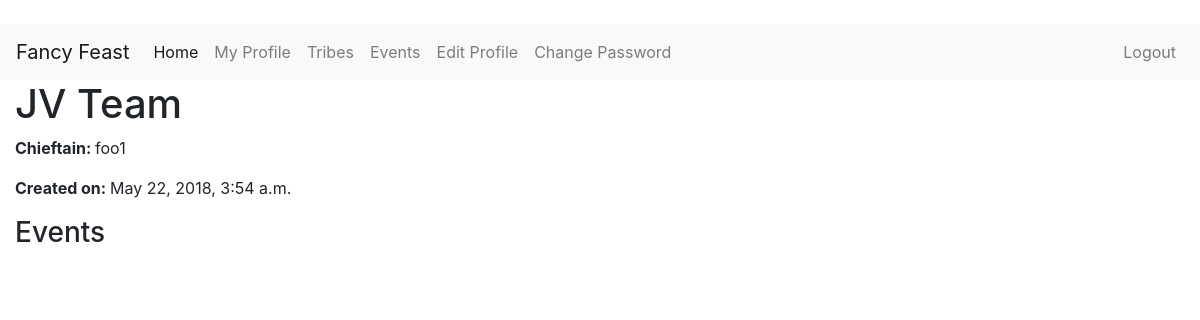
Page /tribes/info/2/ (signed in) on the earlier database version.
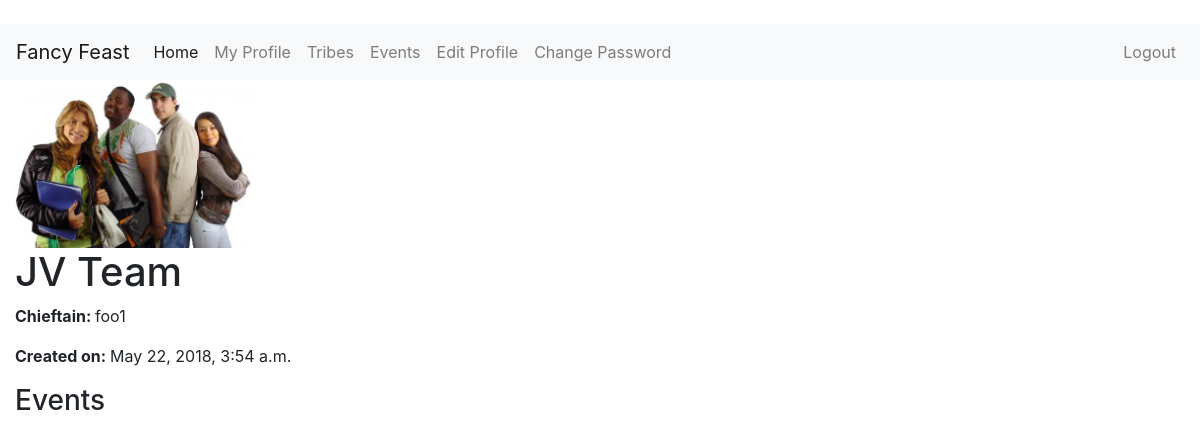
Same page on the later database version.
### tribes/models.py (models this page shows, shortened)
class Tribe(models.Model):
    tribe_name = models.CharField(max_length=250)
    chieftain = models.ForeignKey(UserProfile, on_delete=models.CASCADE)
    created = models.DateTimeField(auto_now_add=True)
    updated = models.DateTimeField(auto_now=True)
    image = models.ImageField(upload_to='tribe_image', blank=True)
    class Meta:
        ordering = ('tribe_name',)

### accounts/models.py (models this page shows)
class UserProfile(models.Model):
    user = models.OneToOneField(User, on_delete=models.CASCADE)
    description = models.CharField(max_length=100, default='')
    city = models.CharField(max_length=100, default='')
    website = models.URLField(default='')
    phone = models.IntegerField(default=0)
    image = models.ImageField(upload_to='profile_image', blank=True)
    def __str__(self):
        return self.user.username

### tribes/views.py (the view)
# urls.py: path('info/<int:pk>/', views.view_info_with_pk, name='view_info_with_pk'),
def view_info_with_pk(request, pk=None):
    tribe = get_object_or_404(Tribe, pk=pk)
    args = {'tribe': tribe}
    return render(request, 'tribes/info.html', args)

### tribes/templates/tribes/info.html (shortened to what this page needs)
{% extends 'base.html' %}
{% block body %}
<div class="container-fluid">
    {% if tribe.image %}
    <img src="{{ tribe.image.url }}" width="240">
    {% endif %}
    <h1>{{ tribe.tribe_name }}</h1>
    <p><b>Chieftain: </b> {{ tribe.chieftain }}</p>
    <p><b>Created on: </b> {{ tribe.created }}</p>
    <h3> Events </h3>
</div>
{% endblock %}

Differences in the rows shown:
changed Tribe "JV Team": image: picture added
